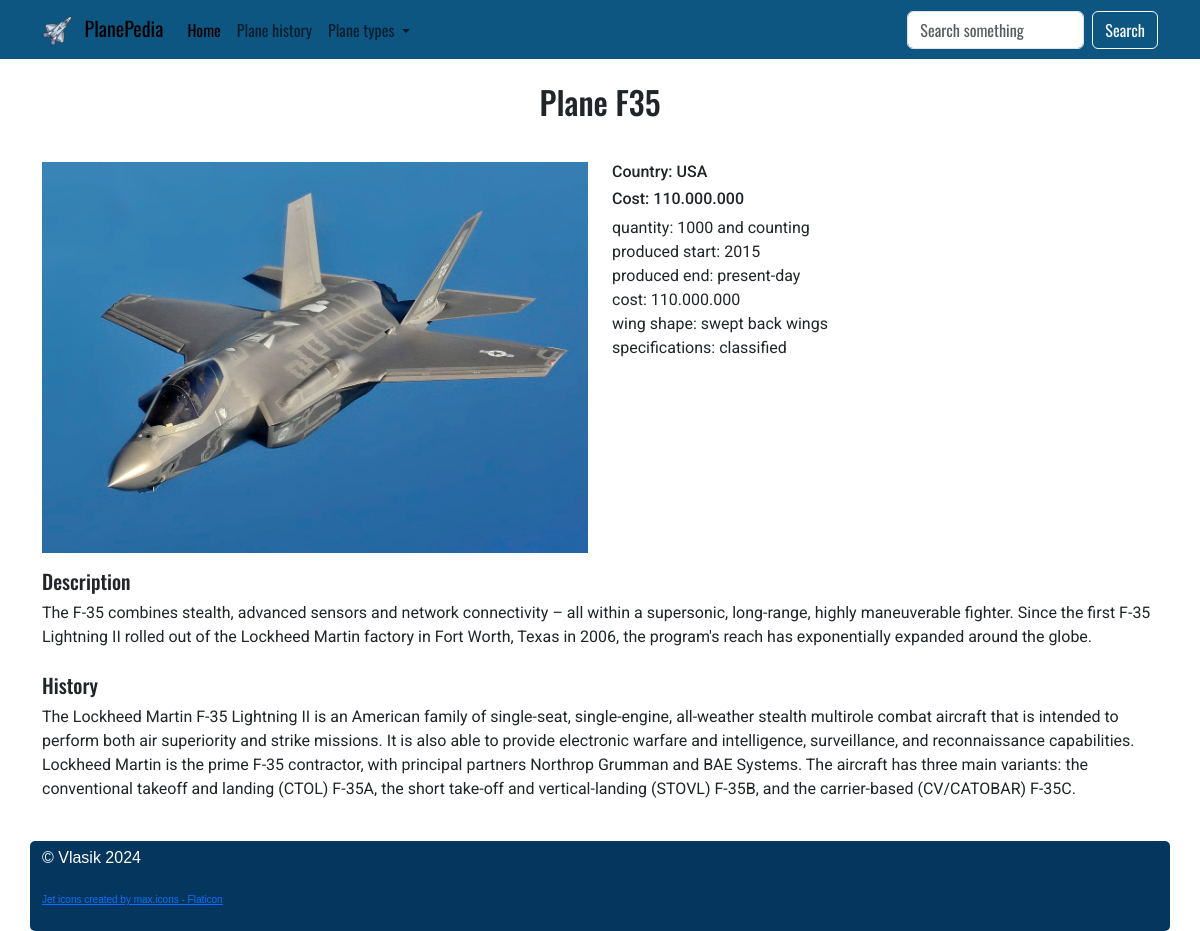
Screenshot of /plane/F35 with the database file from the repository.
### tables this page shows
CREATE TABLE "planes" (
	"id"	INTEGER,
	"name"	TEXT,
	"category_id"	INTEGER,
	"image"	TEXT,
	"country"	TEXT,
	"quantity"	INTEGER,
	"producedstart"	TEXT,
	"producedend"	TEXT,
	"cost"	INTEGER,
	"wing_shape"	TEXT,
	"specifications"	TEXT,
	"description"	TEXT,
	"history"	TEXT,
	"visibility"	TEXT DEFAULT 'visible',
	FOREIGN KEY("category_id") REFERENCES "categories"("id"),
	PRIMARY KEY("id" AUTOINCREMENT)
);

### app.py (the view)
@app.route("/plane/<name>")
def plane_page(name):
    title = "Plane " + name
    plane = db.get_plane(name)
    plane_types = db.get_all_categories()
    return render_template("plane.html",
                           title = title,
                           plane = plane,
                           plane_types=plane_types)

### db_scripts.py (called while the page is built)
    def open(self):
        self.conn = sqlite3.connect(self.name)
        self.conn.row_factory = sqlite3.Row
        self.cursor = self.conn.cursor()

    def close(self):
        self.cursor.close()
        self.conn.close()

    def get_plane(self, name):
        self.open()
        self.cursor.execute('''SELECT * FROM planes WHERE name=? ''', [name])
        data = self.cursor.fetchall()
        self.close()
        data = [dict(row) for row in data]
        return data[0]

    def get_all_categories(self):
        self.open()
        self.cursor.execute('''SELECT * FROM categories ''')
        data = self.cursor.fetchall()
        self.close()
        data = [dict(row) for row in data]
        return data

### templates/plane.html
{% extends 'base.html' %}
{% block content %}
<h2 class="text-center my-4"> {{ title }}</h2>
<div class="row">
    <div class="col-12 col-md-6 col-lg-6 py-3">
        <img src="{{ url_for('static', filename='img/' + plane['image']) }}" class="img-fluid" alt="...">
    </div>
    <div class="col-12 col-md-6 col-lg-6 py-3">
        <h6>Country: {{plane['country']}}</h6>
        <h6>Cost: {{plane['cost']}}</h6>
        <div>quantity:  {{plane['quantity']}}</div>
        <div>produced start:  {{plane['producedstart']}}</div>
        <div>produced end:  {{plane['producedend']}}</div>
        <div>cost:  {{plane['cost']}}</div>
        <div>wing shape:  {{plane['wing_shape']}}</div>
        <div>specifications:  {{plane['specifications']}}</div>
    </div>
</div>
<h5>Description</h5>
<p class="pb-2">
    {{plane['description'] | safe}}
</p>
<h5>History</h5>
<p class="pb-4">
    {{plane['history'] | safe}}
</p>
{% endblock content %}

### static/style.css (style rules this page uses)
body { font-family: "Roboto", sans-serif; }
h1, h2, h3, h4, h5, header { font-family: "Oswald", sans-serif; }

### rows the page displays
planes: image (picture), country "USA", cost "110.000.000", quantity "1000 and counting", producedstart "2015", producedend "present-day", wing_shape "swept back wings", specifications "classified", description "The F-35 combines stealth, advanced sensors and network connectivity – all within a supersonic, long-range, highly maneuverable fighter. Since the first F-35 Lightning II rolled out of the Lockheed Martin factory in Fort Worth, Texas in 2006, the program's reach has exponentially expanded around the globe.", history "The Lockheed Martin F-35 Lightning II is an American family of single-seat, single-engine, all-weather stealth multirole combat aircraft that is intended to perform both air superiority and strike missions. It is also able to provide electronic warfare and intelligence, surveillance, and reconnaissance capabilities. Lockheed Martin is the prime F-35 contractor, with principal partners Northrop Grumman and BAE Systems. The aircraft has three main variants: the conventional takeoff and landing (CTOL) F-35A, the short take-off and vertical-landing (STOVL) F-35B, and the carrier-based (CV/CATOBAR) F-35C."

### other values shown
{{ title }} "Plane F35"
